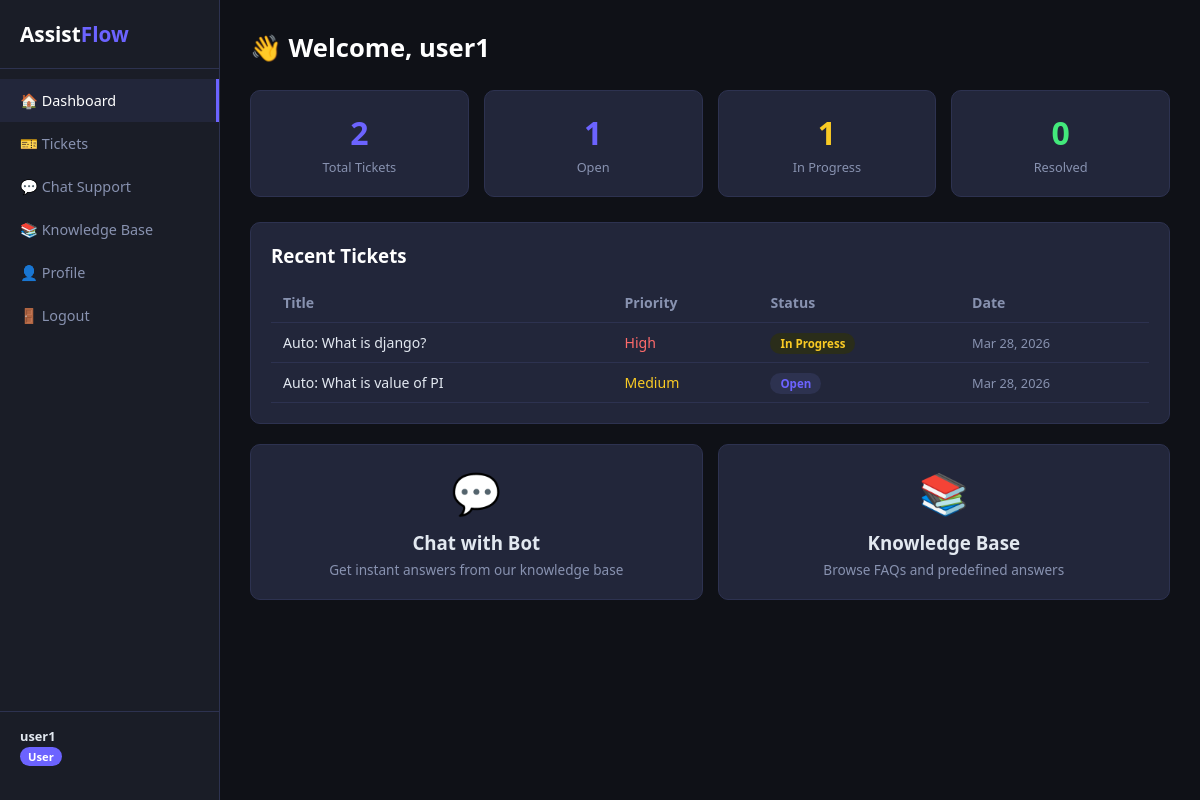
The page / (signed in) on the database as committed earlier.
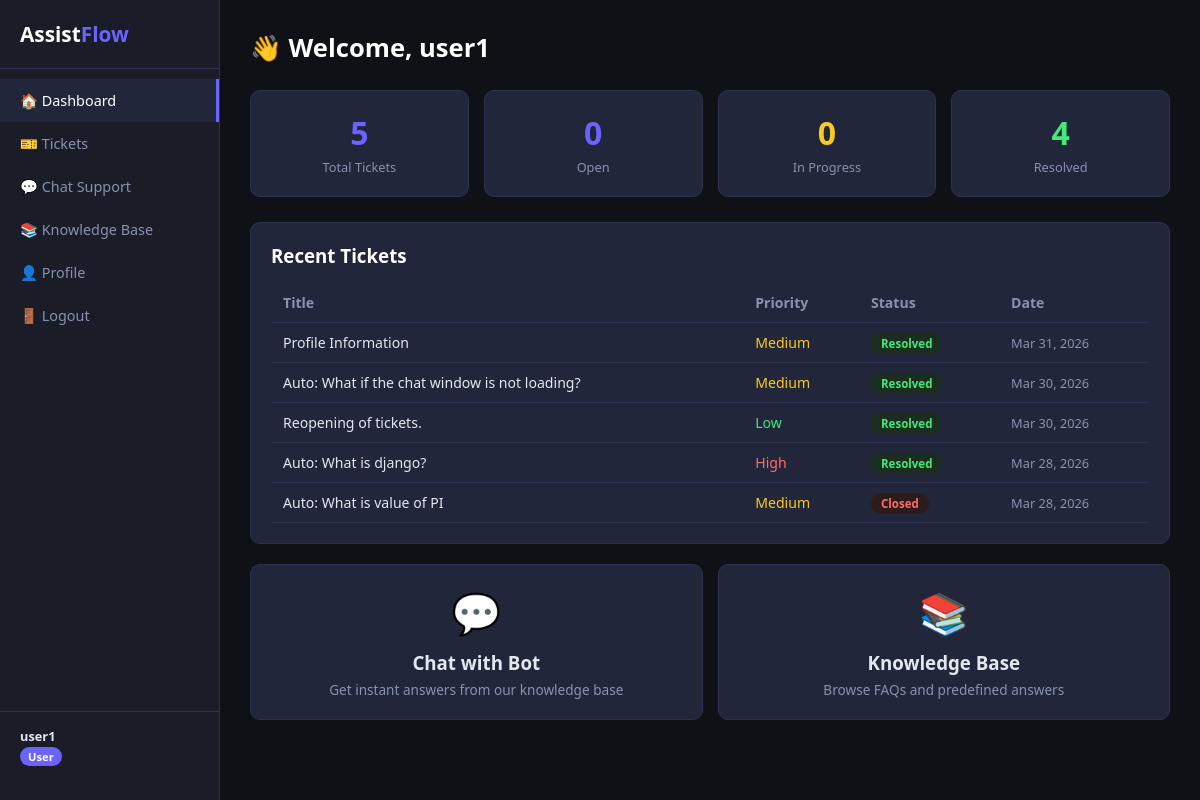
The same page on the database as committed later.
### core/models.py (models this page shows, shortened)
class User(AbstractUser):
    ROLE_CHOICES = [('admin', 'Admin'), ('agent', 'Agent'), ('user', 'User')]
    role = models.CharField(max_length=10, choices=ROLE_CHOICES, default='user')
    bio = models.TextField(blank=True)

class Ticket(models.Model):
    STATUS = [('open','Open'),('in_progress','In Progress'),('resolved','Resolved'),('closed','Closed')]
    PRIORITY = [('low','Low'),('medium','Medium'),('high','High'),('urgent','Urgent')]
    title = models.CharField(max_length=200)
    description = models.TextField()
    status = models.CharField(max_length=20, choices=STATUS, default='open')
    priority = models.CharField(max_length=10, choices=PRIORITY, default='medium')
    created_by = models.ForeignKey(User, on_delete=models.CASCADE, related_name='tickets')
    assigned_to = models.ForeignKey(User, on_delete=models.SET_NULL, null=True, blank=True, related_name='assigned_tickets')
    created_at = models.DateTimeField(auto_now_add=True)
    updated_at = models.DateTimeField(auto_now=True)
    resolved_at = models.DateTimeField(null=True, blank=True)

### core/views.py (the view)
# urls.py: path('', views.dashboard, name='dashboard'),
@login_required
def dashboard(request):
    user = request.user
    if user.role == 'admin':
        tickets = Ticket.objects.all()
    elif user.role == 'agent':
        tickets = Ticket.objects.filter(assigned_to=user)
    else:
        tickets = Ticket.objects.filter(created_by=user)
    stats = {
        'total': tickets.count(),
        'open': tickets.filter(status='open').count(),
        'in_progress': tickets.filter(status='in_progress').count(),
        'resolved': tickets.filter(status='resolved').count(),
    }
    recent = tickets.order_by('-created_at')[:5]
    return render(request, 'core/dashboard.html', {'stats': stats, 'recent': recent})

### core/templates/core/dashboard.html (shortened to what this page needs)
{% extends 'core/base.html' %}
{% block content %}
<div class="page-title">👋 Welcome, {{ user.get_full_name|default:user.username }}</div>
<div class="stats">
  <div class="stat"><div class="num">{{ stats.total }}</div><div class="lbl">Total Tickets</div></div>
  <div class="stat"><div class="num" style="color:#6c63ff">{{ stats.open }}</div><div class="lbl">Open</div></div>
  <div class="stat"><div class="num" style="color:#f9ca24">{{ stats.in_progress }}</div><div class="lbl">In Progress</div></div>
  <div class="stat"><div class="num" style="color:#43e97b">{{ stats.resolved }}</div><div class="lbl">Resolved</div></div>
</div>
<div class="card">
  <h3 style="margin-bottom:15px;color:#fff">Recent Tickets</h3>
  {% if recent %}
  <div class="table-wrap desk-only">
    <table>
      <tr><th>Title</th><th>Priority</th><th>Status</th><th>Date</th></tr>
      {% for t in recent %}
      <tr>
        <td>{{ t.title }}</td>
        <td><span class="{{ t.priority }}">{{ t.get_priority_display }}</span></td>
        <td><span class="badge {{ t.status }}">{{ t.get_status_display }}</span></td>
        <td style="color:var(--muted);font-size:.8rem">{{ t.created_at|date:"M d, Y" }}</td>
      </tr>
      {% endfor %}
    </table>
  </div>
  {% else %}
  <p style="color:var(--muted)">No tickets yet. <a href="{% url 'chat' %}">Start a chat</a> or <a href="{% url 'tickets' %}">create a ticket</a>.</p>
  {% endif %}
</div>
<div class="quick-cards" style="margin-top:20px;display:grid;grid-template-columns:1fr 1fr;gap:15px">
  <div class="card" style="text-align:center;cursor:pointer" onclick="location.href='{% url 'chat' %}'">
    <div style="font-size:2.5rem">💬</div>
    <h3 style="margin-top:10px">Chat with Bot</h3>
    <p style="color:var(--muted);font-size:.85rem;margin-top:5px">Get instant answers from our knowledge base</p>
  </div>
  <div class="card" style="text-align:center;cursor:pointer" onclick="location.href='{% url 'knowledge_base' %}'">
    <div style="font-size:2.5rem">📚</div>
    <h3 style="margin-top:10px">Knowledge Base</h3>
    <p style="color:var(--muted);font-size:.85rem;margin-top:5px">Browse FAQs and predefined answers</p>
  </div>
</div>
{% endblock %}

### core/templates/core/base.html (shortened to what this page needs)
<!DOCTYPE html>
<html lang="en">
<head>
</head>
<body>
{% if user.is_authenticated %}
<aside class="sidebar" id="sidebar">
  <div class="logo">Assist<span>Flow</span></div>
  <nav>
    <a href="{% url 'dashboard' %}" class="{% if request.resolver_match.url_name == 'dashboard' %}active{% endif %}" onclick="closeSidebar()">🏠 Dashboard</a>
    <a href="{% url 'tickets' %}" class="{% if 'ticket' in request.resolver_match.url_name %}active{% endif %}" onclick="closeSidebar()">🎫 Tickets</a>
    <a href="{% url 'chat' %}" class="{% if request.resolver_match.url_name == 'chat' %}active{% endif %}" onclick="closeSidebar()">💬 Chat Support</a>
    <a href="{% url 'knowledge_base' %}" class="{% if 'kb' in request.resolver_match.url_name or 'knowledge' in request.resolver_match.url_name %}active{% endif %}" onclick="closeSidebar()">📚 Knowledge Base</a>
    <a href="{% url 'profile' %}" class="{% if request.resolver_match.url_name == 'profile' %}active{% endif %}" onclick="closeSidebar()">👤 Profile</a>
    <a href="{% url 'logout' %}">🚪 Logout</a>
  </nav>
  <div class="user-info">
    <strong>{{ user.get_full_name|default:user.username }}</strong>
    <span class="badge">{{ user.role|title }}</span>
  </div>
</aside>
{% endif %}
<main>{% block content %}{% endblock %}</main>
</body>
</html>

### core/templates/core/base.html (style rules this page uses)
* { box-sizing:border-box;margin:0;padding:0 }
:root { --bg:#0f1117;--surface:#1a1d27;--card:#22263a;--accent:#6c63ff;--accent2:#ff6584;--text:#e2e8f0;--muted:#8892b0;--border:#2d3250;--green:#43e97b;--yellow:#f9ca24;--red:#ff6b6b;--radius:10px }
body { background:var(--bg);color:var(--text);font-family:'Segoe UI',system-ui,sans-serif;display:flex;min-height:100vh }
a { color:var(--accent);text-decoration:none }
.sidebar { width:220px;background:var(--surface);padding:20px 0;display:flex;flex-direction:column;border-right:1px solid var(--border);position:fixed;height:100vh;overflow-y:auto;z-index:200;transition:transform .25s ease }
.sidebar .logo { padding:0 20px 20px;font-size:1.3rem;font-weight:700;color:#fff;border-bottom:1px solid var(--border);margin-bottom:10px }
.sidebar .logo span { color:var(--accent) }
.sidebar nav a { display:flex;align-items:center;gap:10px;padding:12px 20px;color:var(--muted);font-size:.9rem;transition:.2s }
.sidebar nav a:hover,.sidebar nav a.active { background:var(--card);color:#fff;border-right:3px solid var(--accent) }
.sidebar .user-info { margin-top:auto;padding:15px 20px;border-top:1px solid var(--border);font-size:.8rem;color:var(--muted) }
.sidebar .user-info strong { display:block;color:var(--text);margin-bottom:2px }
.sidebar .user-info .badge { background:var(--accent);color:#fff;padding:2px 8px;border-radius:20px;font-size:.7rem }
main { margin-left:220px;flex:1;padding:30px }
.page-title { font-size:1.6rem;font-weight:700;margin-bottom:25px;color:#fff }
.card { background:var(--card);border:1px solid var(--border);border-radius:var(--radius);padding:20px }
.stats { display:grid;grid-template-columns:repeat(auto-fit,minmax(140px,1fr));gap:15px;margin-bottom:25px }
.stat { background:var(--card);border:1px solid var(--border);border-radius:var(--radius);padding:20px;text-align:center }
.stat .num { font-size:2rem;font-weight:700;color:var(--accent) }
.stat .lbl { font-size:.8rem;color:var(--muted);margin-top:4px }
.table-wrap { overflow-x:auto;-webkit-overflow-scrolling:touch }
table { width:100%;border-collapse:collapse;font-size:.88rem;min-width:520px }
th { text-align:left;padding:10px 12px;color:var(--muted);border-bottom:1px solid var(--border);font-weight:600 }
td { padding:10px 12px;border-bottom:1px solid var(--border) }
.badge { padding:3px 10px;border-radius:20px;font-size:.72rem;font-weight:600 }
.resolved { background:#1a2d1e;color:#43e97b }
.closed { background:#2d1a1a;color:#ff6b6b }
.high { color:var(--red) }
.medium { color:var(--yellow) }
.low { color:var(--green) }

Rows that differ between the two databases and show on the page:
added Ticket: title "Profile Information", priority "Medium", status "Resolved", created_at "Mar 31, 2026"
added Ticket: title "Auto: What if the chat window is not loading?", priority "Medium", status "Resolved", created_at "Mar 30, 2026"
added Ticket: title "Reopening of tickets.", priority "Low", status "Resolved", created_at "Mar 30, 2026"
changed Ticket "Auto: What is django?": status "In Progress" → "Resolved"
changed Ticket "Auto: What is value of PI": status "Open" → "Closed"
Other text that changed with them:
{{ stats.total }}: "2" → "5"
{{ stats.open }}: "1" → "0"
{{ stats.in_progress }}: "1" → "0"
{{ stats.resolved }}: "0" → "4"
